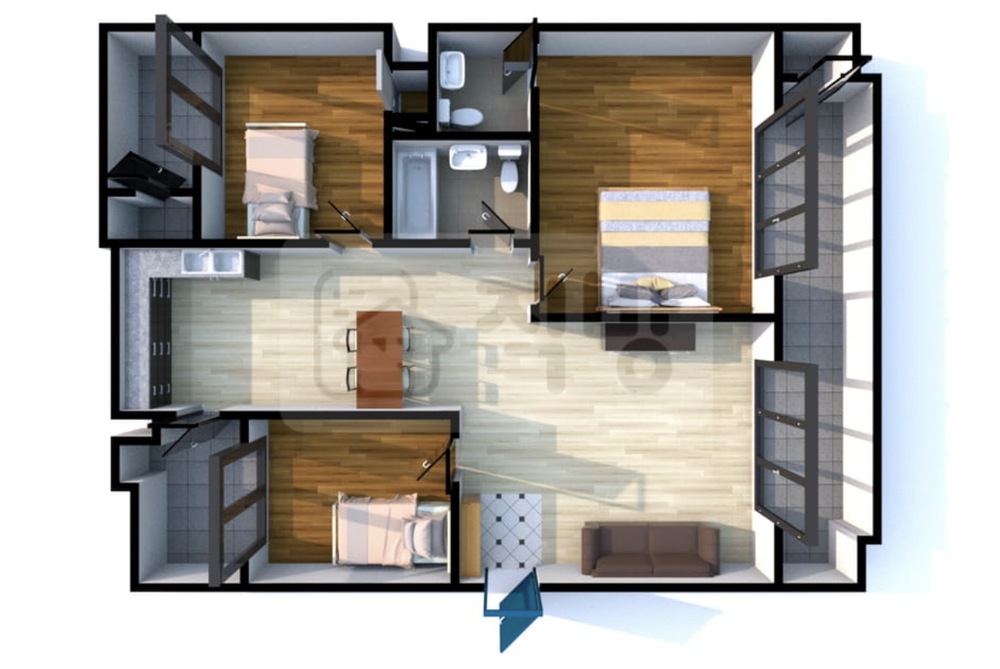
#> input picture img/zigbang.png, 1000 x 669 px, shrunk from 1238 x 828 before the run
$ jupyter execute --allow-errors read.ipynb   (shell and % lines are left out)   (older library calls are emulated)
#> lines starting #> are read from the running program, lines starting #| are printed output that depends on the picture; after the words box and inside, x2 and y2 are one past the last pixel; in counts of white or black regions, pixels touching at a corner belong together
https://towardsdatascience.com/finding-m%C2%B2-details-on-a-floorplan-using-unsupervised-learning-f8f8891befa9

[cell 1]
%pylab inline
import matplotlib.pyplot as plt
import matplotlib.image as mpimg


img = mpimg.imread('img/zigbang.png')
#> img is the input picture: shape (669, 1000, 4) float32; mean R, G, B, A 0.674, 0.662, 0.644, 1
imgplot = plt.imshow(img)
plt.show()

[cell 2]
import os

from skimage.metrics import structural_similarity

import cv2

import argparse
#import imutils

import matplotlib.pyplot as plt
import matplotlib.image as mpimg

cv2.imread("img/zigbang.png")

[cell 3]
image = cv2.imread('img/zigbang.png', cv2.IMREAD_COLOR)
plt.imshow(image)

[cell 4]
# displaying image
img_canny = cv2.Canny(image, 100, 170, apertureSize = 3)
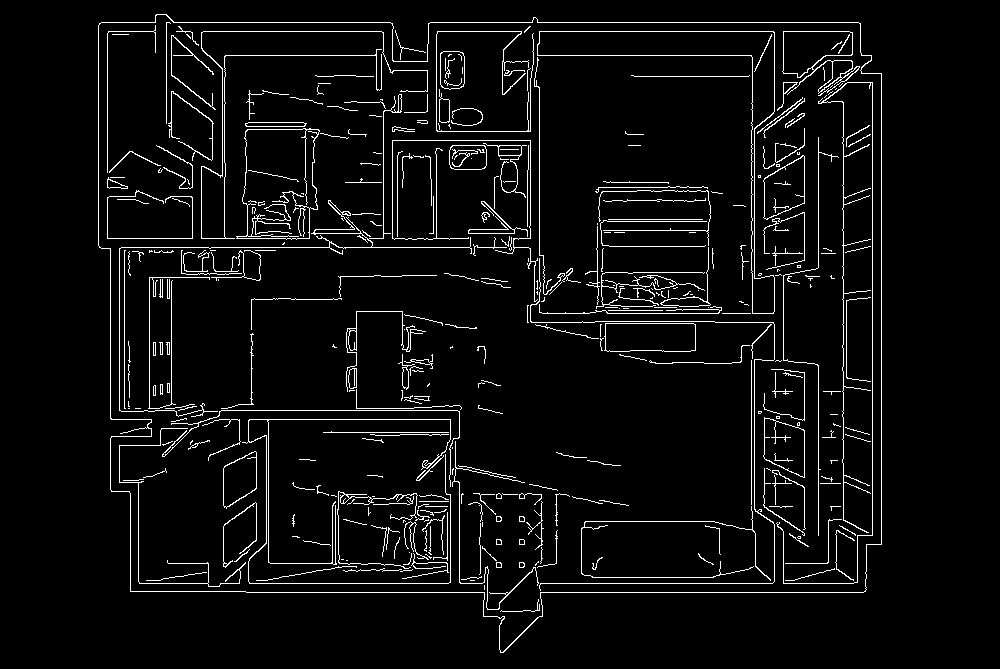
#> img_canny: shape (669, 1000); 4.8% white in thin lines or dots, all inside (x1, y1, x2, y2) = (98, 14, 882, 653)
plt.imshow(img_canny)

[cell 5]
gray = cv2.cvtColor(image, cv2.COLOR_BGR2GRAY)
blur = cv2.GaussianBlur(gray, (3,3), 0)
thresh = cv2.threshold(blur, 0, 255, cv2.THRESH_BINARY_INV + cv2.THRESH_OTSU)[1]
#> thresh: shape (669, 1000); 44.5% white; 46 white regions (29 under 20 px), largest, box (x1, y1, x2, y2) and area: (99, 15, 882, 653) 279166, (580, 521, 755, 578) 9340, (346, 310, 461, 409) 7263
plt.imshow(gray)
plt.imshow(blur)
plt.imshow(thresh)

[cell 6]
# Load the image
image = cv2.imread('img/zigbang.png')
image = cv2.cvtColor(image, cv2.COLOR_BGR2RGB)
plt.figure(figsize=(20, 20))
# Grayscale
gray = cv2.cvtColor(image, cv2.COLOR_BGR2GRAY)
# Canny Edges
edges = cv2.Canny(gray, 100, 170, apertureSize = 3)
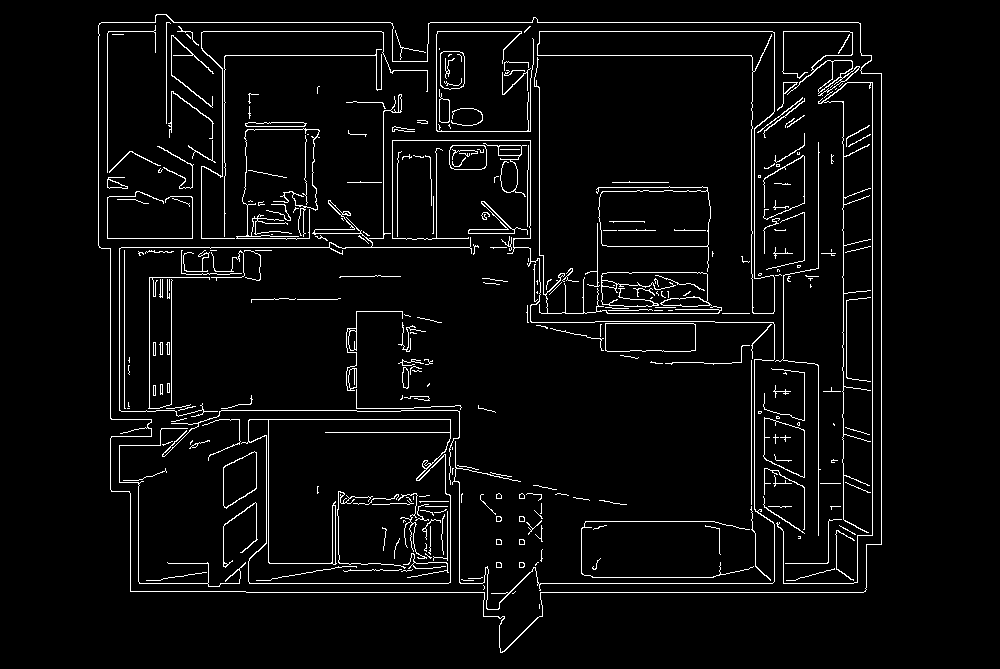
#> edges: shape (669, 1000); 4.3% white in thin lines or dots, all inside (x1, y1, x2, y2) = (98, 14, 882, 653)
plt.subplot(2, 2, 1)
plt.title("edges")
plt.imshow(edges)
# Run HoughLines Fucntion
lines = cv2.HoughLines(edges, 1, np.pi/180, 200)
#> lines = 26 rows, first 8: [22, 1.57], [31, 1.57], [583, 1.57], [592, 1.57], [881, 0], [872, 0], [55, 1.57], [843, 0]
# Run for loop through each line
for line in lines:
    rho, theta = line[0]
    a = np.cos(theta)
    b = np.sin(theta)
    x0 = a * rho
    y0 = b * rho
    x_1 = int(x0 + 1000 * (-b))
    y_1 = int(y0 + 1000 * (a))
    x_2 = int(x0 - 1000 * (-b))
    y_2 = int(y0 - 1000 * (a))
    cv2.line(image, (x_1, y_1), (x_2, y_2), (255, 0, 0), 2)
#> this loop made 26 passes
#> (rho, theta, a, b, x0, y0, x_1, y_1) on passes 1 to 12: (22, 1.57, -4.37e-08, 1, -9.62e-07, 22, -1000, 21), (31, 1.57, -4.37e-08, 1, -1.36e-06, 31, -1000, 30), (583, 1.57, -4.37e-08, 1, -2.55e-05, 583, -1000, 582), (592, 1.57, -4.37e-08, 1, -2.59e-05, 592, -1000, 591), (881, 0, 1, 0, 881, 0, 881, 1000), (872, 0, 1, 0, 872, 0, 872, 1000), (55, 1.57, -4.37e-08, 1, -2.4e-06, 55, -1000, 54), (843, 0, 1, 0, 843, 0, 843, 1000), (247, 1.57, -4.37e-08, 1, -1.08e-05, 247, -1000, 246), (751, 0, 1, 0, 751, 0, 751, 1000), (238, 1.57, -4.37e-08, 1, -1.04e-05, 238, -1000, 237), (818, 0, 1, 0, 818, 0, 818, 1000)
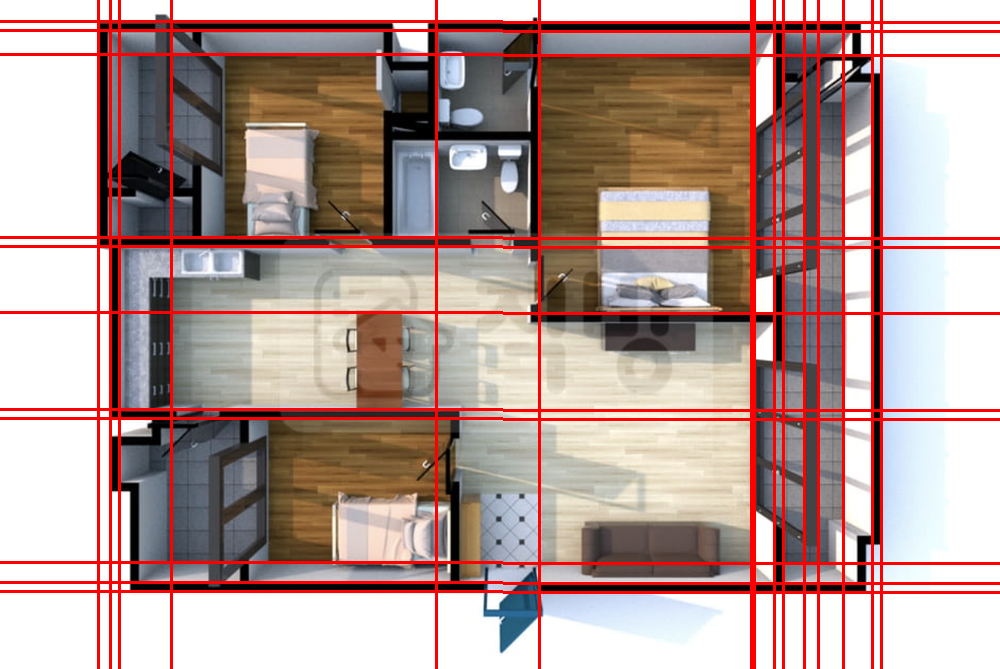
#> image: shape (669, 1000, 3); mean R, G, B 181.4, 154.9, 150.1
# Show Final output
plt.subplot(2, 2, 2)
plt.imshow(image)

[cell 7]
def find_rooms(img, noise_removal_threshold=25, corners_threshold=0.1,
               room_closing_max_length=100, gap_in_wall_threshold=500):
    """

    :param img: grey scale image of rooms, already eroded and doors removed etc.
    :param noise_removal_threshold: Minimal area of blobs to be kept.
    :param corners_threshold: Threshold to allow corners. Higher removes more of the house.
    :param room_closing_max_length: Maximum line length to add to close off open doors.
    :param gap_in_wall_threshold: Minimum number of pixels to identify component as room instead of hole in the wall.
    :return: rooms: list of numpy arrays containing boolean masks for each detected room
             colored_house: A colored version of the input image, where each room has a random color.
    """
#> called with noise_removal_threshold = 25, corners_threshold = 0.1, room_closing_max_length = 100, gap_in_wall_threshold = 500
    assert 0 <= corners_threshold <= 1
    # Remove noise left from door removal

    img[img < 128] = 0
    img[img > 128] = 255
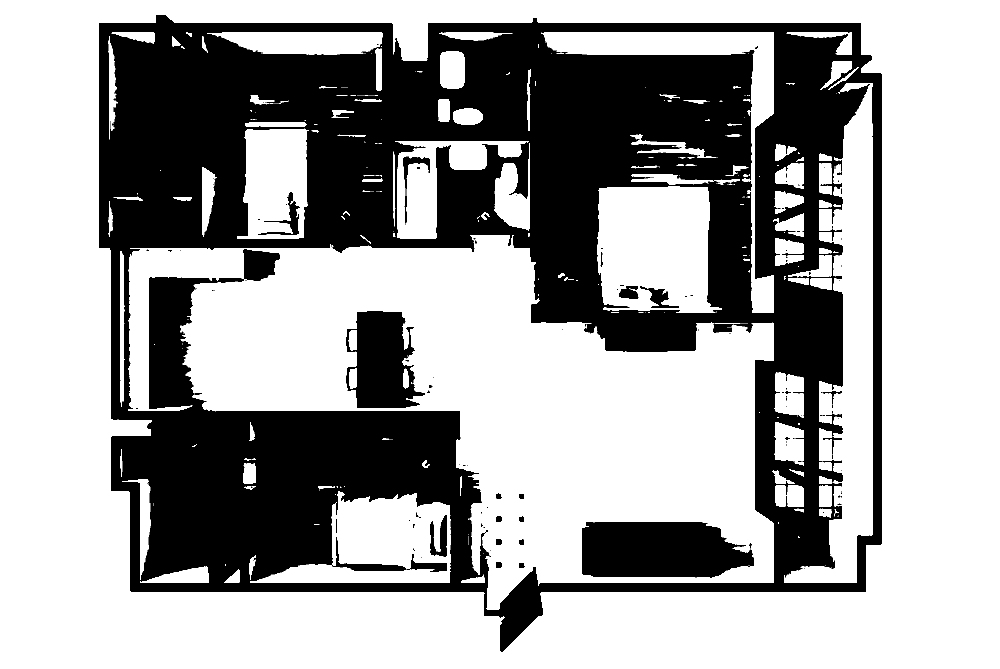
#> img: shape (669, 1000); min 0, max 255, mean 163.1
    _, contours, _ = cv2.findContours(~img, cv2.RETR_EXTERNAL, cv2.CHAIN_APPROX_SIMPLE)
#> contours = 1 contour; box (x1, y1, x2, y2) and area: (99, 15, 882, 652) 436698
    mask = np.zeros_like(img)
    for contour in contours:
        area = cv2.contourArea(contour)
        if area > noise_removal_threshold:
            cv2.fillPoly(mask, [contour], 255)
#> this loop made 1 pass
#> area on pass 1: 436698.5
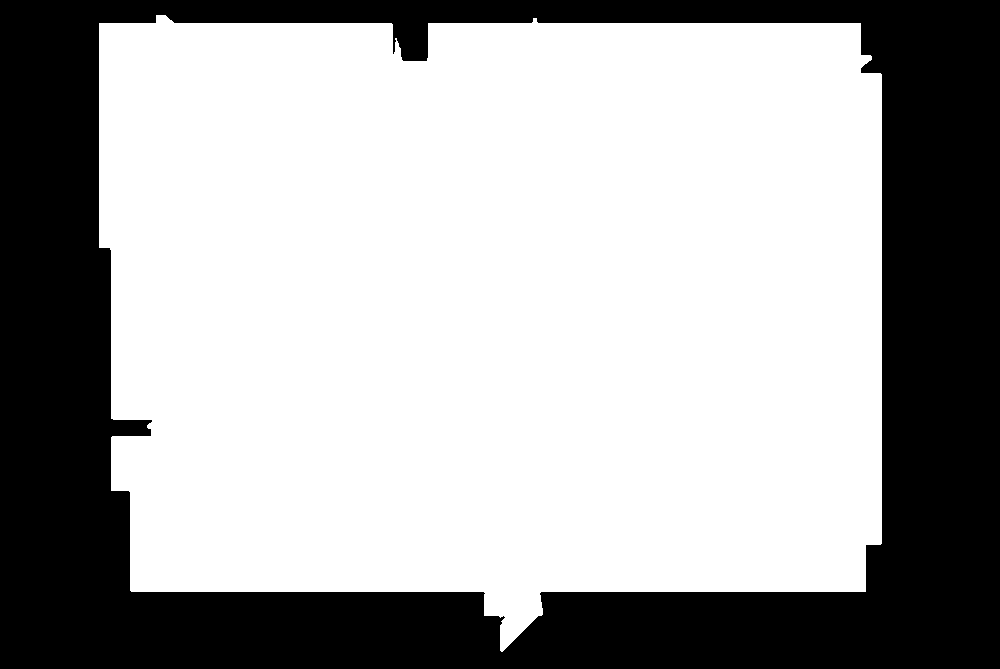
#> mask: shape (669, 1000); 65.5% white; 1 black region, box (x1, y1, x2, y2) and area: (0, 0, 1000, 669) 230813

    img = ~mask

    # Detect corners (you can play with the parameters here)
    dst = cv2.cornerHarris(img ,2,3,0.04)
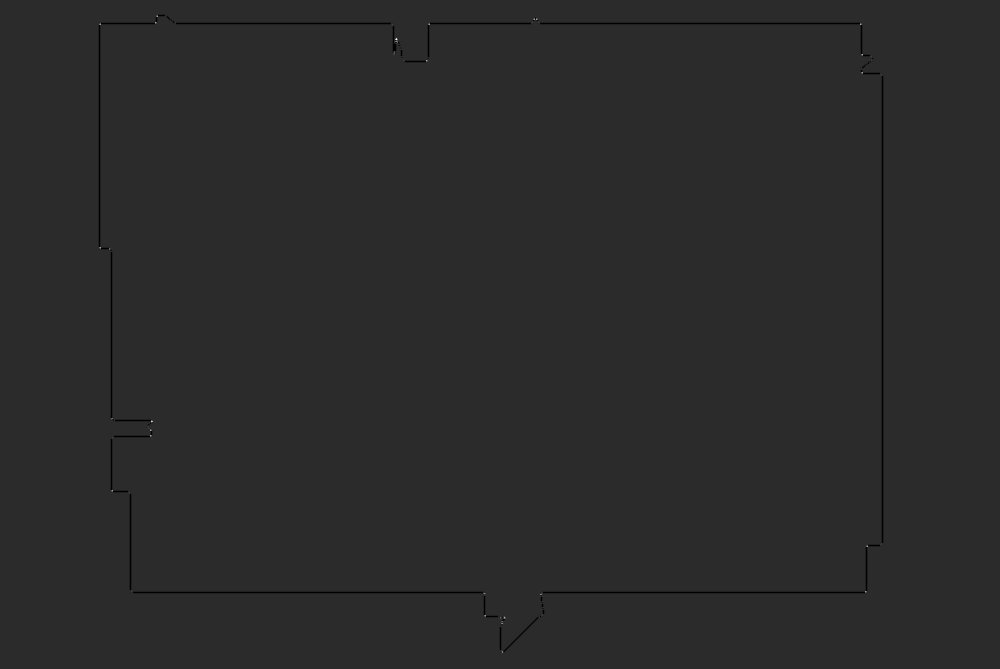
#> dst: shape (669, 1000) float32; min -0.04, max 0.193, mean -0.000243; drawn with min black and max white
    dst = cv2.dilate(dst,None)
    corners = dst > corners_threshold * dst.max()
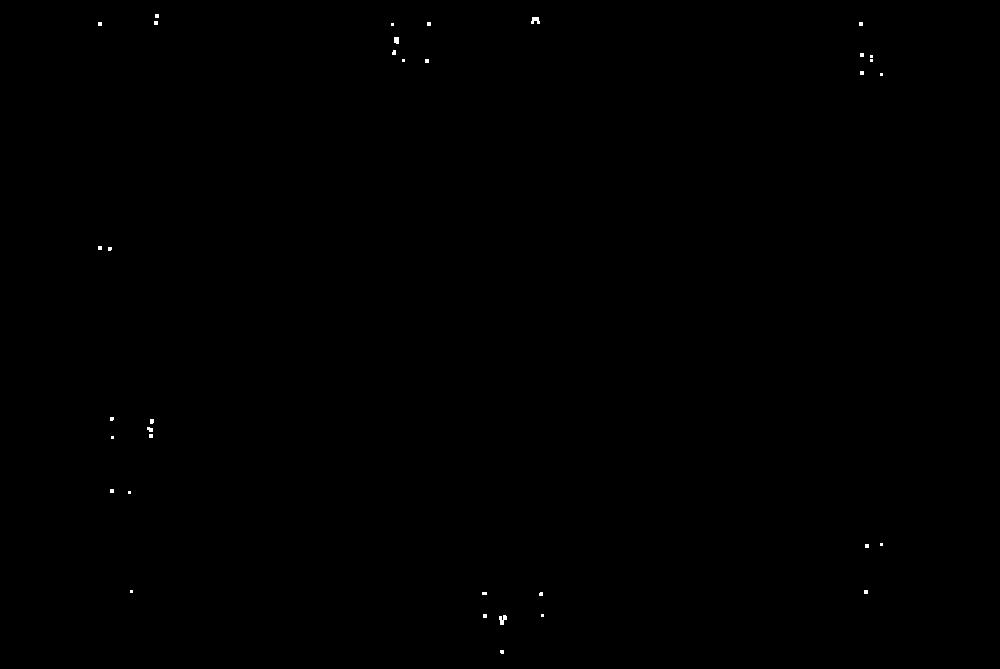
#> corners: shape (669, 1000) bool; 0.09% white; 35 white regions (31 under 20 px), largest, box (x1, y1, x2, y2) and area: (499, 615, 507, 625) 51, (531, 17, 540, 24) 46, (394, 37, 399, 44) 33, (147, 427, 153, 432) 23

    # Draw lines to close the rooms off by adding a line between corners on the same x or y coordinate
    # This gets some false positives.
    # You could try to disallow drawing through other existing lines for example.
    for y,row in enumerate(corners):
        x_same_y = np.argwhere(row)
        for x1, x2 in zip(x_same_y[:-1], x_same_y[1:]):

            if x2[0] - x1[0] < room_closing_max_length:
                color = 0
                cv2.line(img, (x1, y), (x2, y), color, 1)
#> this loop made 15 passes
#> x_same_y on pass 15: [155, 156, 157, 158]

    for x,col in enumerate(corners.T):
        y_same_x = np.argwhere(col)
        for y1, y2 in zip(y_same_x[:-1], y_same_x[1:]):
            if y2[0] - y1[0] < room_closing_max_length:
                color = 0
                cv2.line(img, (x, y1), (x, y2), color, 1)


    # Mark the outside of the house as black
    _, contours, _ = cv2.findContours(~img, cv2.RETR_EXTERNAL, cv2.CHAIN_APPROX_SIMPLE)
    contour_sizes = [(cv2.contourArea(contour), contour) for contour in contours]
    biggest_contour = max(contour_sizes, key=lambda x: x[0])[1]
    mask = np.zeros_like(mask)
    cv2.fillPoly(mask, [biggest_contour], 255)
    img[mask == 0] = 0

    # Find the connected components in the house
    ret, labels = cv2.connectedComponents(img)
    img = cv2.cvtColor(img,cv2.COLOR_GRAY2RGB)
    unique = np.unique(labels)
    rooms = []
    for label in unique:
        component = labels == label
        if img[component].sum() == 0 or np.count_nonzero(component) < gap_in_wall_threshold:
            color = 0
        else:
            rooms.append(component)
            color = np.random.randint(0, 255, size=3)
        img[component] = color

    return rooms, img


#Read gray image
img = cv2.imread("img/zigbang.png", 0)
#> (the rest of this cell did not finish here and is left out)
